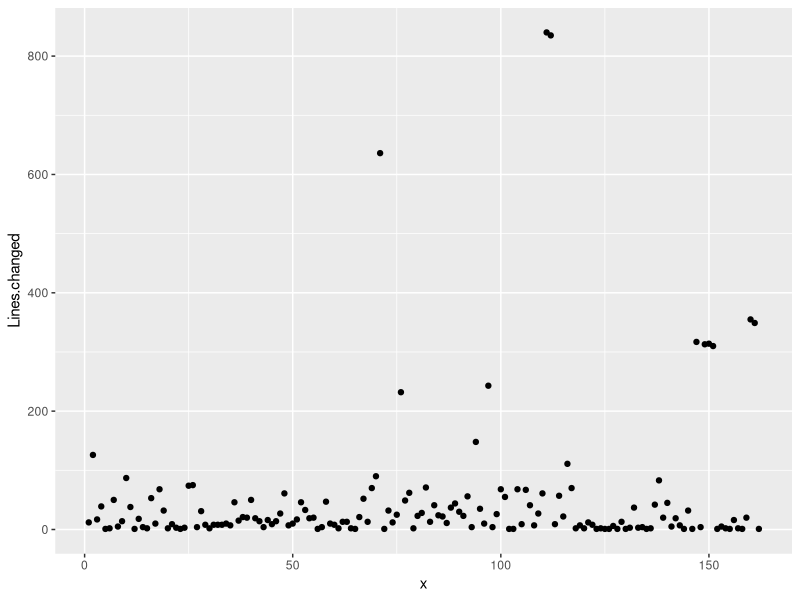
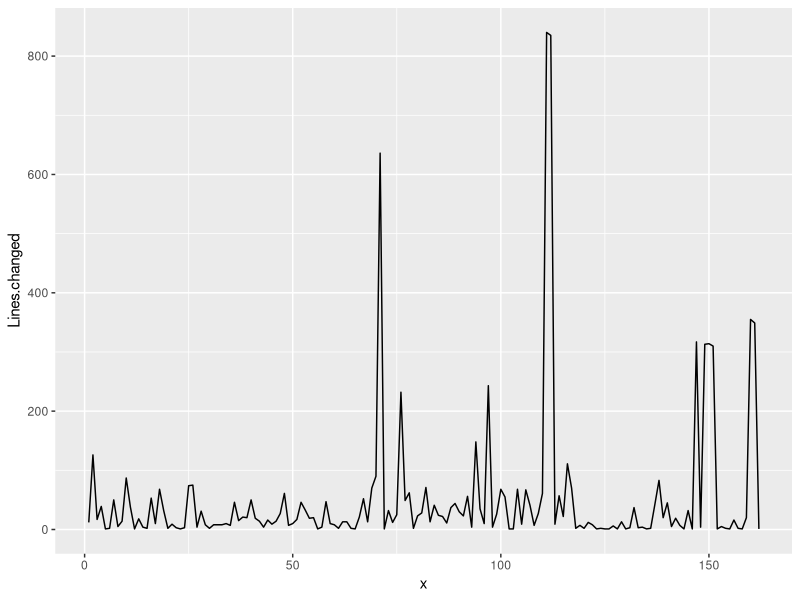
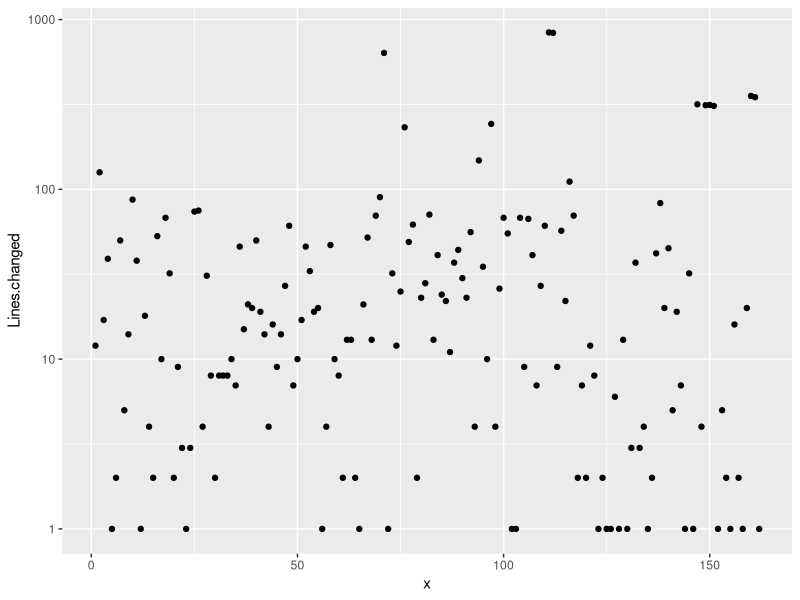
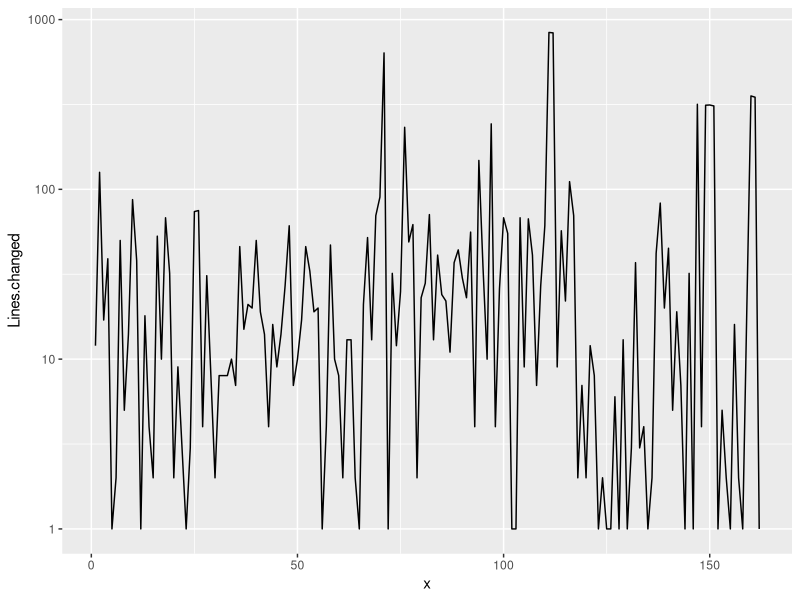
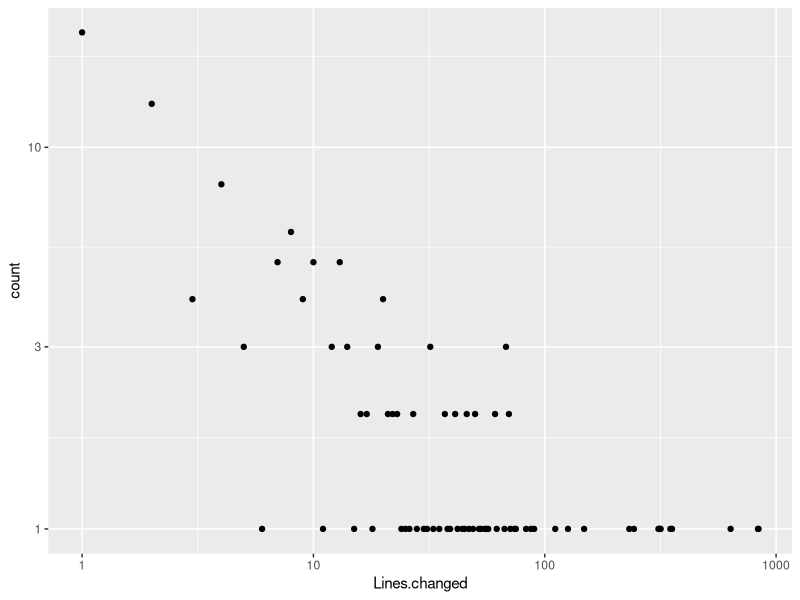
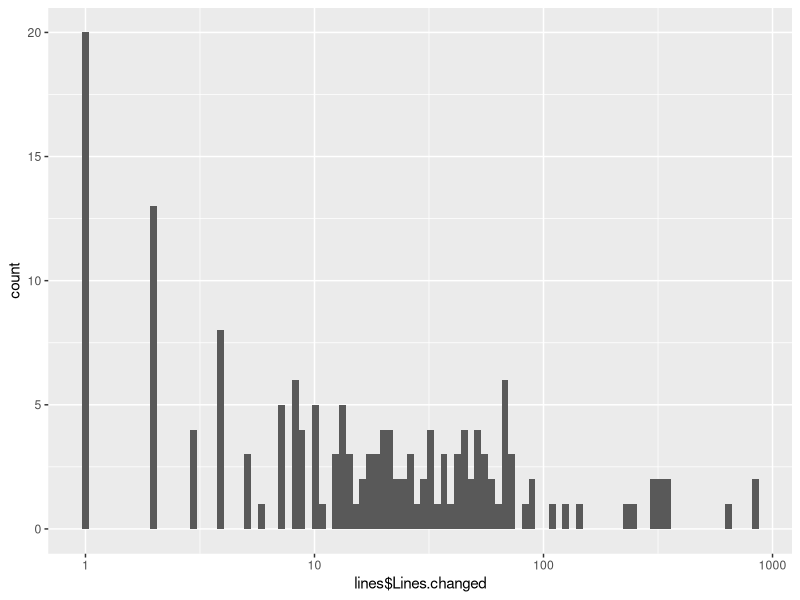
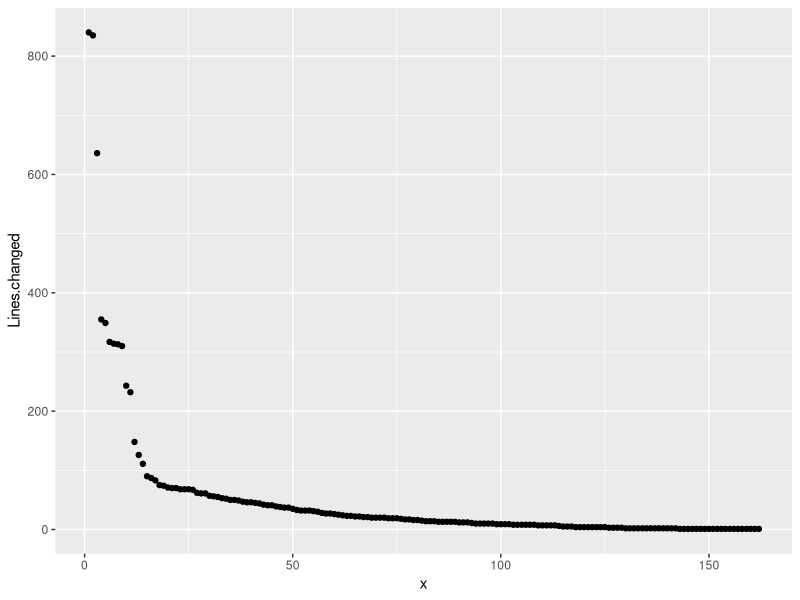
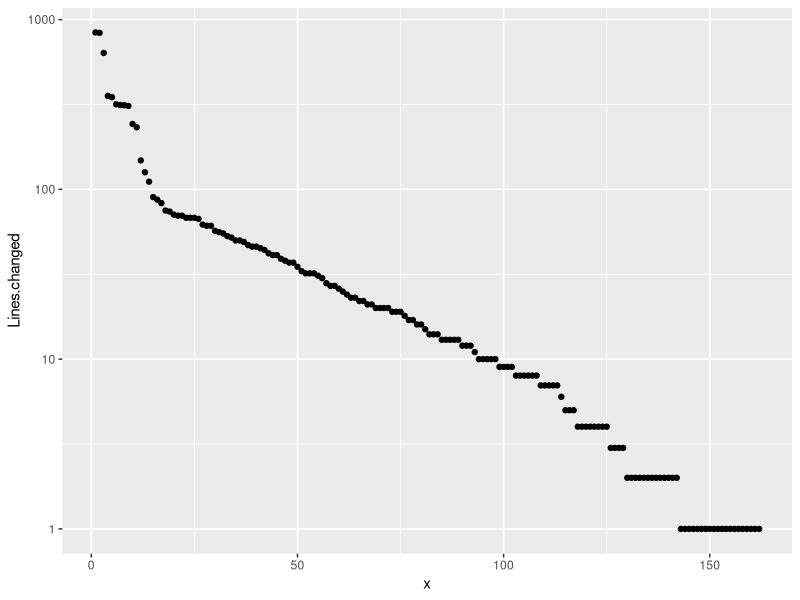

Write the R code that produced these figures, in order.
## ---- chunk 1
library(ggplot2)
library("ggfortify")
library(dplyr)
#use 
lines <- read.csv('../data/books/lines_curso-git_texto_ALL_md.csv')
# for testing here
#lines <- read.csv(file) # File should be established from an R script
## ---- chunk 2
summary(lines)
## ---- chunk 3
lines$x = as.numeric(row.names(lines))
gg.lines = ggplot(lines)
gg.lines+geom_point(aes(x=x,y=Lines.changed))
gg.lines+geom_line(aes(x=x,y=Lines.changed,group=1))
gg.lines+geom_point(aes(x=x,y=Lines.changed))+scale_y_log10()
gg.lines+geom_line(aes(x=x,y=Lines.changed,group=1))+scale_y_log10()
## ---- chunk 4
by.lines <- group_by(lines,Lines.changed)
lines.count <- summarize(by.lines, count=n())
ggplot(lines.count, aes(x=Lines.changed, y=count))+geom_point()+scale_x_log10()+scale_y_log10()
## ---- chunk 5
ggplot(data=lines, aes(lines$Lines.changed)) + geom_histogram(bins=100)+scale_x_log10()
sorted.lines <- data.frame(x=1:length(lines$Lines.changed),Lines.changed=as.numeric(lines[order(-lines$Lines.changed),]$Lines.changed))
ggplot()+geom_point(data=sorted.lines,aes(x=x,y=Lines.changed))
ggplot()+geom_point(data=sorted.lines,aes(x=x,y=Lines.changed))+scale_y_log10()
sorted.lines.no0 <- sorted.lines[sorted.lines$Lines.changed>0,]
zipf.fit <- lm(log(sorted.lines.no0$Lines.changed) ~ sorted.lines.no0$x)
## ---- chunk 6
autoplot(pacf(lines$Lines.changed, plot=FALSE) )
## ---- chunk 7
autoplot(spectrum(lines$Lines.changed, plot=FALSE) )
